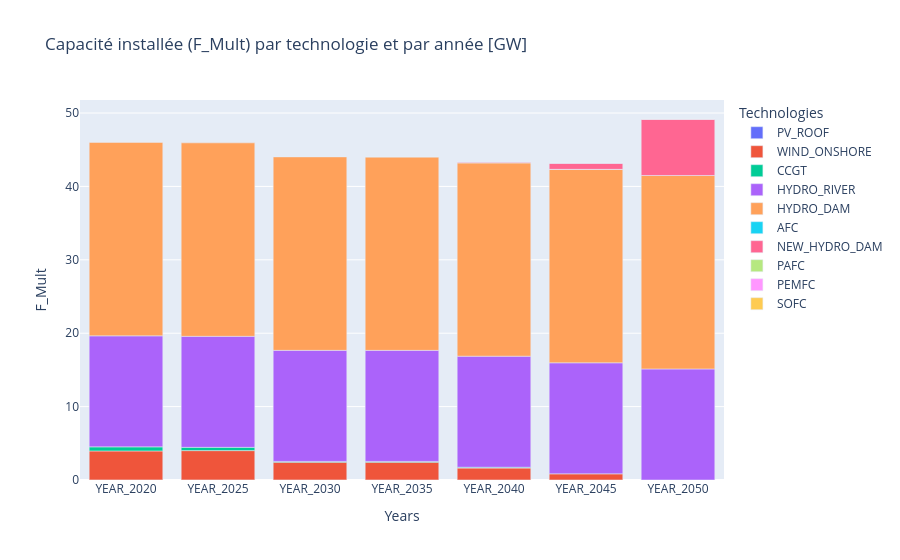

The notebook cell saved with this chart:
### Code cell
plot_elec_mult_positive(results_materials_relax, elec_positive_relax)

### Figure 1 — Plotly figure (JSON) as saved in the notebook; plotly's stock layout.template omitted (floating-point values rounded to 4 significant figures)
{"data": [{"hovertemplate": "Technologies=PV_ROOF<br>Years=%{x}<br>F_Mult=%{y}<extra></extra>", "legendgroup": "PV_ROOF", "marker": {"color": "#636efa", "pattern": {"shape": ""}}, "name": "PV_ROOF", "orientation": "v", "showlegend": true, "textposition": "auto", "type": "bar", "x": ["YEAR_2020", "YEAR_2025", "YEAR_2030", "YEAR_2035", "YEAR_2040", "YEAR_2045"], "xaxis": "x", "y": [0.0118, 0.0118, 0.00944, 0.00708, 0.00472, 0.00236], "yaxis": "y"}, {"hovertemplate": "Technologies=WIND_ONSHORE<br>Years=%{x}<br>F_Mult=%{y}<extra></extra>", "legendgroup": "WIND_ONSHORE", "marker": {"color": "#EF553B", "pattern": {"shape": ""}}, "name": "WIND_ONSHORE", "orientation": "v", "showlegend": true, "textposition": "auto", "type": "bar", "x": ["YEAR_2020", "YEAR_2025", "YEAR_2030", "YEAR_2035", "YEAR_2040", "YEAR_2045"], "xaxis": "x", "y": [3.946, 3.992, 2.414, 2.414, 1.624, 0.8352], "yaxis": "y"}, {"hovertemplate": "Technologies=CCGT<br>Years=%{x}<br>F_Mult=%{y}<extra></extra>", "legendgroup": "CCGT", "marker": {"color": "#00cc96", "pattern": {"shape": ""}}, "name": "CCGT", "orientation": "v", "showlegend": true, "textposition": "auto", "type": "bar", "x": ["YEAR_2020", "YEAR_2025", "YEAR_2030", "YEAR_2035", "YEAR_2040"], "xaxis": "x", "y": [0.5557, 0.4446, 0.1111, 0.1111, 0.1111], "yaxis": "y"}, {"hovertemplate": "Technologies=HYDRO_RIVER<br>Years=%{x}<br>F_Mult=%{y}<extra></extra>", "legendgroup": "HYDRO_RIVER", "marker": {"color": "#ab63fa", "pattern": {"shape": ""}}, "name": "HYDRO_RIVER", "orientation": "v", "showlegend": true, "textposition": "auto", "type": "bar", "x": ["YEAR_2020", "YEAR_2025", "YEAR_2030", "YEAR_2035", "YEAR_2040", "YEAR_2045", "YEAR_2050"], "xaxis": "x", "y": [15.13, 15.13, 15.13, 15.13, 15.13, 15.13, 15.13], "yaxis": "y"}, {"hovertemplate": "Technologies=HYDRO_DAM<br>Years=%{x}<br>F_Mult=%{y}<extra></extra>", "legendgroup": "HYDRO_DAM", "marker": {"color": "#FFA15A", "pattern": {"shape": ""}}, "name": "HYDRO_DAM", "orientation": "v", "showlegend": true, "textposition": "auto", "type": "bar", "x": ["YEAR_2020", "YEAR_2025", "YEAR_2030", "YEAR_2035", "YEAR_2040", "YEAR_2045", "YEAR_2050"], "xaxis": "x", "y": [26.36, 26.36, 26.36, 26.36, 26.36, 26.36, 26.36], "yaxis": "y"}, {"hovertemplate": "Technologies=AFC<br>Years=%{x}<br>F_Mult=%{y}<extra></extra>", "legendgroup": "AFC", "marker": {"color": "#19d3f3", "pattern": {"shape": ""}}, "name": "AFC", "orientation": "v", "showlegend": true, "textposition": "auto", "type": "bar", "x": ["YEAR_2035", "YEAR_2040", "YEAR_2045", "YEAR_2050"], "xaxis": "x", "y": [0.001688, 0.004039, 0.004039, 0.004039], "yaxis": "y"}, {"hovertemplate": "Technologies=NEW_HYDRO_DAM<br>Years=%{x}<br>F_Mult=%{y}<extra></extra>", "legendgroup": "NEW_HYDRO_DAM", "marker": {"color": "#FF6692", "pattern": {"shape": ""}}, "name": "NEW_HYDRO_DAM", "orientation": "v", "showlegend": true, "textposition": "auto", "type": "bar", "x": ["YEAR_2040", "YEAR_2045", "YEAR_2050"], "xaxis": "x", "y": [0.1333, 0.8632, 7.691], "yaxis": "y"}, {"hovertemplate": "Technologies=PAFC<br>Years=%{x}<br>F_Mult=%{y}<extra></extra>", "legendgroup": "PAFC", "marker": {"color": "#B6E880", "pattern": {"shape": ""}}, "name": "PAFC", "orientation": "v", "showlegend": true, "textposition": "auto", "type": "bar", "x": ["YEAR_2040", "YEAR_2045", "YEAR_2050"], "xaxis": "x", "y": [0.001345, 0.001345, 0.001345], "yaxis": "y"}, {"hovertemplate": "Technologies=PEMFC<br>Years=%{x}<br>F_Mult=%{y}<extra></extra>", "legendgroup": "PEMFC", "marker": {"color": "#FF97FF", "pattern": {"shape": ""}}, "name": "PEMFC", "orientation": "v", "showlegend": true, "textposition": "auto", "type": "bar", "x": ["YEAR_2040", "YEAR_2045", "YEAR_2050"], "xaxis": "x", "y": [0.00151, 0.00151, 0.00151], "yaxis": "y"}, {"hovertemplate": "Technologies=SOFC<br>Years=%{x}<br>F_Mult=%{y}<extra></extra>", "legendgroup": "SOFC", "marker": {"color": "#FECB52", "pattern": {"shape": ""}}, "name": "SOFC", "orientation": "v", "showlegend": true, "textposition": "auto", "type": "bar", "x": ["YEAR_2040", "YEAR_2045", "YEAR_2050"], "xaxis": "x", "y": [0.001278, 0.001278, 0.001278], "yaxis": "y"}], "layout": {"barmode": "relative", "legend": {"title": {"text": "Technologies"}, "tracegroupgap": 0}, "title": {"text": "Capacité installée (F_Mult) par technologie et par année [GW]"}, "xaxis": {"anchor": "y", "categoryarray": ["YEAR_2020", "YEAR_2025", "YEAR_2030", "YEAR_2035", "YEAR_2040", "YEAR_2045", "YEAR_2050"], "categoryorder": "array", "domain": [0, 1], "title": {"text": "Years"}}, "yaxis": {"anchor": "x", "domain": [0, 1], "title": {"text": "F_Mult"}}}}
